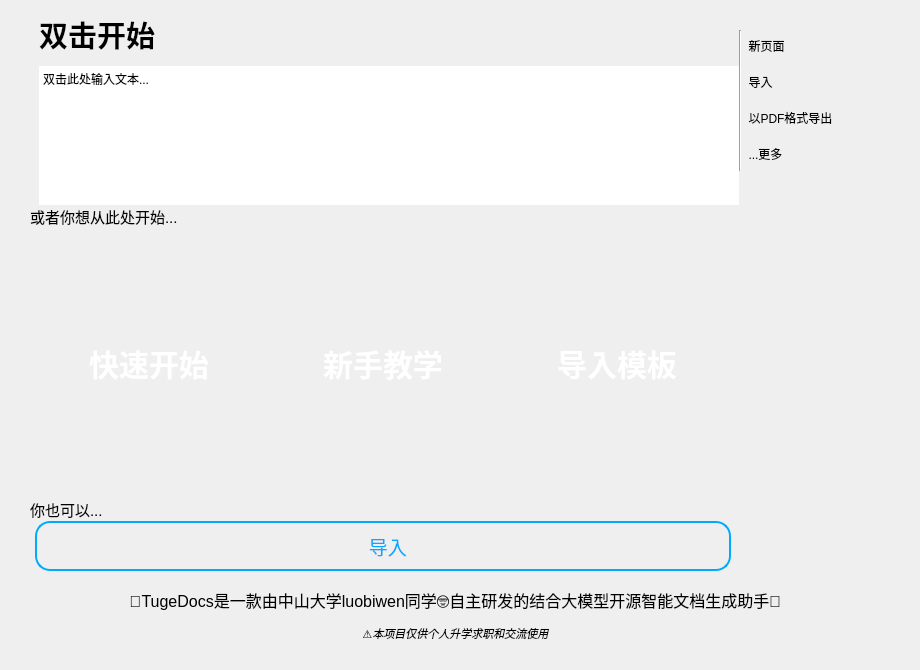
    <widget class="QWidget" name="start">
     <widget class="QWidget" name="widget_5" native="true">
      <property name="geometry">
       <rect>
        <x>740</x>
        <y>30</y>
        <width>161</width>
        <height>143</height>
       </rect>
      </property>
      <layout class="QVBoxLayout" name="verticalLayout_3">
       <item>
        <widget class="QToolButton" name="toolButton_107">
         <property name="styleSheet">
          <string notr="true">QToolButton {
    border: none;
    padding: 4px;
}
QToolButton:hover {
	color: rgb(0, 100, 255);
}

QToolButton:pressed {
	color: rgb(0, 100, 255);
}</string>
         </property>
         <property name="text">
          <string>新页面</string>
         </property>
         <property name="icon">
          <iconset theme="QIcon::ThemeIcon::FolderNew"/>
         </property>
         <property name="toolButtonStyle">
          <enum>Qt::ToolButtonStyle::ToolButtonTextBesideIcon</enum>
         </property>
        </widget>
       </item>
       <item>
        <widget class="QToolButton" name="toolButton_108">
         <property name="styleSheet">
          <string notr="true">QToolButton {
    border: none;
    padding: 4px;
    color: black;
}

QToolButton:hover {
    color: rgb(0, 100, 255);
}

QToolButton:pressed {
    color: rgb(0, 100, 255);
}</string>
         </property>
         <property name="text">
          <string>导入</string>
         </property>
         <property name="icon">
          <iconset theme="QIcon::ThemeIcon::DocumentOpen"/>
         </property>
         <property name="toolButtonStyle">
          <enum>Qt::ToolButtonStyle::ToolButtonTextBesideIcon</enum>
         </property>
        </widget>
       </item>
       <item>
        <widget class="QToolButton" name="toolButton_109">
         <property name="styleSheet">
          <string notr="true">QToolButton {
    border: none;
    padding: 4px;
}

QToolButton:hover {
	color: rgb(0, 100, 255);
}

QToolButton:pressed {
	color: rgb(0, 100, 255);
}</string>
         </property>
         <property name="text">
          <string>以PDF格式导出</string>
         </property>
         <property name="icon">
          <iconset theme="QIcon::ThemeIcon::DocumentSaveAs"/>
         </property>
         <property name="toolButtonStyle">
          <enum>Qt::ToolButtonStyle::ToolButtonTextBesideIcon</enum>
         </property>
        </widget>
       </item>
       <item>
        <widget class="QToolButton" name="toolButton_110">
         <property name="styleSheet">
          <string notr="true">QToolButton {
    border: none;
    padding: 4px;
}

QToolButton:hover {
	color: rgb(0, 100, 255);
}

QToolButton:pressed {
color: rgb(0, 100, 255);}</string>
         </property>
         <property name="text">
          <string>...更多</string>
         </property>
        </widget>
       </item>
      </layout>
     </widget>
     <widget class="Line" name="line_2">
      <property name="geometry">
       <rect>
        <x>730</x>
        <y>30</y>
        <width>20</width>
        <height>141</height>
       </rect>
      </property>
      <property name="orientation">
       <enum>Qt::Orientation::Vertical</enum>
      </property>
     </widget>
     <widget class="QLabel" name="label">
      <property name="geometry">
       <rect>
        <x>0</x>
        <y>570</y>
        <width>911</width>
        <height>91</height>
       </rect>
      </property>
      <property name="text">
       <string>&lt;html&gt;&lt;head/&gt;&lt;body&gt;&lt;p align=&quot;center&quot;&gt;&lt;span style=&quot; font-size:12pt;&quot;&gt;📖TugeDocs是一款由中山大学luobiwen同学🤓自主研发的结合大模型开源智能文档生成助手📖&lt;/span&gt;&lt;/p&gt;&lt;p align=&quot;center&quot;&gt;&lt;span style=&quot; font-size:8pt; font-style:italic;&quot;&gt;⚠️本项目仅供个人升学求职和交流使用&lt;/span&gt;&lt;/p&gt;&lt;/body&gt;&lt;/html&gt;</string>
      </property>
     </widget>
     <widget class="QWidget" name="widget_4" native="true">
      <property name="geometry">
       <rect>
        <x>0</x>
        <y>0</y>
        <width>741</width>
        <height>571</height>
       </rect>
      </property>
      <property name="styleSheet">
       <string notr="true">* { margin: 0px; padding: 0px; spacing: 0px; }
QSpacerItem {
    width: 0px;
    height: 0px;
}</string>
      </property>
      <layout class="QVBoxLayout" name="verticalLayout_4">
       <property name="spacing">
        <number>0</number>
       </property>
       <property name="leftMargin">
        <number>30</number>
       </property>
       <property name="topMargin">
        <number>10</number>
       </property>
       <item>
        <widget class="QWidget" name="widget_7" native="true">
         <layout class="QVBoxLayout" name="verticalLayout_5">
          <property name="topMargin">
           <number>0</number>
          </property>
          <property name="bottomMargin">
           <number>0</number>
          </property>
          <item>
           <widget class="QLabel" name="label_2">
            <property name="minimumSize">
             <size>
              <width>709</width>
              <height>50</height>
             </size>
            </property>
            <property name="maximumSize">
             <size>
              <width>709</width>
              <height>50</height>
             </size>
            </property>
            <property name="styleSheet">
             <string notr="true">QLabel {
  border: none;
    margin: 0px;
    padding: 0px;
}</string>
            </property>
            <property name="text">
             <string>&lt;html&gt;&lt;head/&gt;&lt;body&gt;&lt;p&gt;&lt;span style=&quot; font-size:22pt; font-weight:700;&quot;&gt;双击开始&lt;/span&gt;&lt;/p&gt;&lt;/body&gt;&lt;/html&gt;</string>
            </property>
           </widget>
          </item>
          <item>
           <widget class="QTextEdit" name="textEdit">
            <property name="sizePolicy">
             <sizepolicy hsizetype="Fixed" vsizetype="Expanding">
              <horstretch>0</horstretch>
              <verstretch>0</verstretch>
             </sizepolicy>
            </property>
            <property name="minimumSize">
             <size>
              <width>700</width>
              <height>50</height>
             </size>
            </property>
            <property name="maximumSize">
             <size>
              <width>700</width>
              <height>1000</height>
             </size>
            </property>
            <property name="styleSheet">
             <string notr="true">* { margin: 0px; padding: 0px; spacing: 0px;border:none; }</string>
            </property>
            <property name="html">
             <string>&lt;!DOCTYPE HTML PUBLIC &quot;-//W3C//DTD HTML 4.0//EN&quot; &quot;http://www.w3.org/TR/REC-html40/strict.dtd&quot;&gt;
&lt;html&gt;&lt;head&gt;&lt;meta name=&quot;qrichtext&quot; content=&quot;1&quot; /&gt;&lt;meta charset=&quot;utf-8&quot; /&gt;&lt;style type=&quot;text/css&quot;&gt;
p, li { white-space: pre-wrap; }
hr { height: 1px; border-width: 0; }
li.unchecked::marker { content: &quot;\2610&quot;; }
li.checked::marker { content: &quot;\2612&quot;; }
&lt;/style&gt;&lt;/head&gt;&lt;body style=&quot; font-family:'Microsoft YaHei UI'; font-size:9pt; font-weight:400; font-style:normal;&quot;&gt;
&lt;p style=&quot; margin-top:0px; margin-bottom:0px; margin-left:0px; margin-right:0px; -qt-block-indent:0; text-indent:0px;&quot;&gt;双击此处输入文本...&lt;/p&gt;&lt;/body&gt;&lt;/html&gt;</string>
            </property>
           </widget>
          </item>
         </layout>
        </widget>
       </item>
       <item>
        <widget class="QLabel" name="label_4">
         <property name="maximumSize">
          <size>
           <width>709</width>
           <height>25</height>
          </size>
         </property>
         <property name="contextMenuPolicy">
          <enum>Qt::ContextMenuPolicy::NoContextMenu</enum>
         </property>
         <property name="text">
          <string>&lt;html&gt;&lt;head/&gt;&lt;body&gt;&lt;p&gt;&lt;span style=&quot; font-size:11pt;&quot;&gt;或者你想从此处开始...&lt;/span&gt;&lt;/p&gt;&lt;/body&gt;&lt;/html&gt;</string>
         </property>
        </widget>
       </item>
       <item>
        <widget class="QWidget" name="widget_6" native="true">
         <property name="sizePolicy">
          <sizepolicy hsizetype="Fixed" vsizetype="Fixed">
           <horstretch>0</horstretch>
           <verstretch>0</verstretch>
          </sizepolicy>
         </property>
         <property name="minimumSize">
          <size>
           <width>709</width>
           <height>0</height>
          </size>
         </property>
         <property name="maximumSize">
          <size>
           <width>709</width>
           <height>300</height>
          </size>
         </property>
         <layout class="QHBoxLayout" name="horizontalLayout_2">
          <property name="spacing">
           <number>0</number>
          </property>
          <property name="leftMargin">
           <number>0</number>
          </property>
          <property name="topMargin">
           <number>0</number>
          </property>
          <property name="rightMargin">
           <number>0</number>
          </property>
          <property name="bottomMargin">
           <number>0</number>
          </property>
          <item>
           <widget class="QToolButton" name="toolButton_7">
            <property name="sizePolicy">
             <sizepolicy hsizetype="Fixed" vsizetype="Fixed">
              <horstretch>0</horstretch>
              <verstretch>0</verstretch>
             </sizepolicy>
            </property>
            <property name="minimumSize">
             <size>
              <width>230</width>
              <height>270</height>
             </size>
            </property>
            <property name="maximumSize">
             <size>
              <width>230</width>
              <height>270</height>
             </size>
            </property>
            <property name="styleSheet">
             <string notr="true">QToolButton {
    border: none;
background-image:url(:/image/1.png) ;
background-position: center;
    color: white;               /* 文字颜色 */
    padding: 0px;
font:bold 30px;		/*设置按钮文字和大小*/
border-radius:0px;
    margin: 0px;
background-position: center;
    background-size: cover;
}
</string>
            </property>
            <property name="text">
             <string>快速开始</string>
            </property>
            <property name="iconSize">
             <size>
              <width>270</width>
              <height>268</height>
             </size>
            </property>
           </widget>
          </item>
          <item>
           <widget class="QToolButton" name="toolButton_6">
            <property name="sizePolicy">
             <sizepolicy hsizetype="Fixed" vsizetype="Expanding">
              <horstretch>0</horstretch>
              <verstretch>0</verstretch>
             </sizepolicy>
            </property>
            <property name="minimumSize">
             <size>
              <width>230</width>
              <height>270</height>
             </size>
            </property>
            <property name="maximumSize">
             <size>
              <width>230</width>
              <height>270</height>
             </size>
            </property>
            <property name="styleSheet">
             <string notr="true">QToolButton {
    border: none;
background-image: url(:/image/2.png);
background-position: center;
/* 背景色 */
    color: white;               /* 文字颜色 */
    padding: 4px;
font:bold 30px;		/*设置按钮文字和大小*/
border-radius:10px;
}

</string>
            </property>
            <property name="text">
             <string>新手教学</string>
            </property>
           </widget>
          </item>
          <item>
           <widget class="QToolButton" name="toolButton_200">
            <property name="sizePolicy">
             <sizepolicy hsizetype="Expanding" vsizetype="Expanding">
              <horstretch>0</horstretch>
              <verstretch>0</verstretch>
             </sizepolicy>
            </property>
            <property name="minimumSize">
             <size>
              <width>230</width>
              <height>270</height>
             </size>
            </property>
            <property name="maximumSize">
             <size>
              <width>230</width>
              <height>270</height>
             </size>
            </property>
            <property name="styleSheet">
             <string notr="true">QToolButton {
    border: none;  /* 背景色 */
background-image: url(:/image/3.png);
background-position: center;
    color: white;               /* 文字颜色 */
    padding: 4px;
font:bold 30px;		/*设置按钮文字和大小*/
border-radius:10px;
}
</string>
            </property>
            <property name="text">
             <string>导入模板</string>
            </property>
           </widget>
          </item>
         </layout>
        </widget>
       </item>
       <item>
        <widget class="QLabel" name="label_3">
         <property name="maximumSize">
          <size>
           <width>709</width>
           <height>25</height>
          </size>
         </property>
         <property name="text">
          <string>&lt;html&gt;&lt;head/&gt;&lt;body&gt;&lt;p&gt;&lt;span style=&quot; font-size:11pt;&quot;&gt;你也可以...&lt;/span&gt;&lt;/p&gt;&lt;/body&gt;&lt;/html&gt;</string>
         </property>
        </widget>
       </item>
       <item>
        <widget class="QWidget" name="widget_38" native="true">
         <property name="sizePolicy">
          <sizepolicy hsizetype="Fixed" vsizetype="Fixed">
           <horstretch>0</horstretch>
           <verstretch>0</verstretch>
          </sizepolicy>
         </property>
         <property name="minimumSize">
          <size>
           <width>709</width>
           <height>50</height>
          </size>
         </property>
         <property name="maximumSize">
          <size>
           <width>709</width>
           <height>50</height>
          </size>
         </property>
         <layout class="QHBoxLayout" name="horizontalLayout_14">
          <property name="leftMargin">
           <number>5</number>
          </property>
          <property name="topMargin">
           <number>0</number>
          </property>
          <property name="rightMargin">
           <number>30</number>
          </property>
          <property name="bottomMargin">
           <number>0</number>
          </property>
          <item>
           <widget class="QToolButton" name="toolButton_106">
            <property name="sizePolicy">
             <sizepolicy hsizetype="Fixed" vsizetype="Fixed">
              <horstretch>0</horstretch>
              <verstretch>0</verstretch>
             </sizepolicy>
            </property>
            <property name="minimumSize">
             <size>
              <width>696</width>
              <height>50</height>
             </size>
            </property>
            <property name="maximumSize">
             <size>
              <width>696</width>
              <height>50</height>
             </size>
            </property>
            <property name="font">
             <font>
              <family>黑体</family>
              <pointsize>14</pointsize>
             </font>
            </property>
            <property name="styleSheet">
             <string notr="true">QToolButton { 
border: 2px solid rgb(0, 170, 255);
	color: rgb(0, 170, 255);
text-align : left; 
border-radius:15px;
}
QToolButton:hover {
    color:white;
	background-color: rgb(0, 170, 255);
}

QToolButton:pressed {
 color:white;
background-color: rgb(0, 170, 255);
}</string>
            </property>
            <property name="text">
             <string>  导入</string>
            </property>
            <property name="icon">
             <iconset theme="QIcon::ThemeIcon::ObjectRotateLeft"/>
            </property>
            <property name="iconSize">
             <size>
              <width>30</width>
              <height>30</height>
             </size>
            </property>
            <property name="toolButtonStyle">
             <enum>Qt::ToolButtonStyle::ToolButtonTextBesideIcon</enum>
            </property>
           </widget>
          </item>
         </layout>
        </widget>
       </item>
      </layout>
     </widget>
     <zorder>label</zorder>
     <zorder>widget_5</zorder>
     <zorder>widget_4</zorder>
     <zorder>line_2</zorder>
    </widget>
